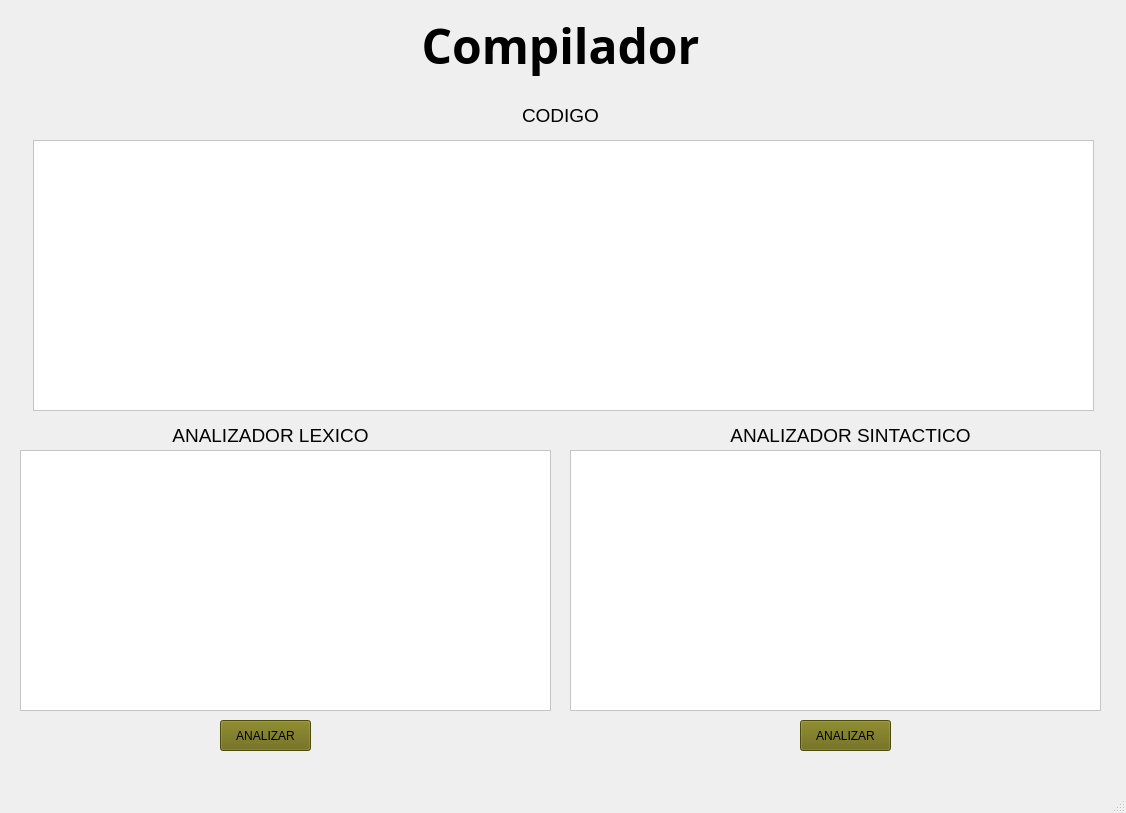
<?xml version="1.0" encoding="UTF-8"?>
<ui version="4.0">
 <class>MainWindow</class>
 <widget class="QMainWindow" name="MainWindow">
  <property name="geometry">
   <rect>
    <x>0</x>
    <y>0</y>
    <width>1126</width>
    <height>813</height>
   </rect>
  </property>
  <property name="font">
   <font>
    <pointsize>9</pointsize>
   </font>
  </property>
  <property name="windowTitle">
   <string>Compilador</string>
  </property>
  <property name="styleSheet">
   <string notr="true">background-color:qconicalgradient(cx:0.5, cy:0.5, angle:0, stop:0 rgba(35, 40, 3, 255), stop:0.16 rgba(136, 106, 22, 255), stop:0.225 rgba(166, 140, 41, 255), stop:0.285 rgba(204, 181, 74, 255), stop:0.345 rgba(235, 219, 102, 255), stop:0.415 rgba(245, 236, 112, 255), stop:0.52 rgba(209, 190, 76, 255), stop:0.57 rgba(187, 156, 51, 255), stop:0.635 rgba(168, 142, 42, 255), stop:0.695 rgba(202, 174, 68, 255), stop:0.75 rgba(218, 202, 86, 255), stop:0.815 rgba(208, 187, 73, 255), stop:0.88 rgba(187, 156, 51, 255), stop:0.935 rgba(137, 108, 26, 255), stop:1 rgba(35, 40, 3, 255))</string>
  </property>
  <widget class="QWidget" name="centralwidget">
   <widget class="QLabel" name="label">
    <property name="geometry">
     <rect>
      <x>0</x>
      <y>0</y>
      <width>1121</width>
      <height>91</height>
     </rect>
    </property>
    <property name="font">
     <font>
      <family>Rockwell</family>
      <pointsize>36</pointsize>
      <weight>75</weight>
      <bold>true</bold>
     </font>
    </property>
    <property name="cursor">
     <cursorShape>ArrowCursor</cursorShape>
    </property>
    <property name="styleSheet">
     <string notr="true">background-color:rgba(0,0,0,0)</string>
    </property>
    <property name="text">
     <string>Compilador</string>
    </property>
    <property name="textFormat">
     <enum>Qt::AutoText</enum>
    </property>
    <property name="alignment">
     <set>Qt::AlignCenter</set>
    </property>
    <property name="wordWrap">
     <bool>false</bool>
    </property>
    <property name="margin">
     <number>0</number>
    </property>
   </widget>
   <widget class="QTextEdit" name="text_codigo">
    <property name="geometry">
     <rect>
      <x>33</x>
      <y>140</y>
      <width>1061</width>
      <height>271</height>
     </rect>
    </property>
    <property name="styleSheet">
     <string notr="true">background-color:rgb(255, 255, 255)</string>
    </property>
    <property name="html">
     <string>&lt;!DOCTYPE HTML PUBLIC &quot;-//W3C//DTD HTML 4.0//EN&quot; &quot;http://www.w3.org/TR/REC-html40/strict.dtd&quot;&gt;
&lt;html&gt;&lt;head&gt;&lt;meta name=&quot;qrichtext&quot; content=&quot;1&quot; /&gt;&lt;style type=&quot;text/css&quot;&gt;
p, li { white-space: pre-wrap; }
&lt;/style&gt;&lt;/head&gt;&lt;body style=&quot; font-family:'MS Shell Dlg 2'; font-size:8.25pt; font-weight:400; font-style:normal;&quot;&gt;
&lt;p style=&quot;-qt-paragraph-type:empty; margin-top:0px; margin-bottom:0px; margin-left:0px; margin-right:0px; -qt-block-indent:0; text-indent:0px;&quot;&gt;&lt;br /&gt;&lt;/p&gt;&lt;/body&gt;&lt;/html&gt;</string>
    </property>
   </widget>
   <widget class="QLabel" name="label_2">
    <property name="geometry">
     <rect>
      <x>200</x>
      <y>100</y>
      <width>721</width>
      <height>31</height>
     </rect>
    </property>
    <property name="font">
     <font>
      <pointsize>14</pointsize>
     </font>
    </property>
    <property name="styleSheet">
     <string notr="true">background-color:rgba(0,0,0,0)</string>
    </property>
    <property name="text">
     <string>CODIGO</string>
    </property>
    <property name="alignment">
     <set>Qt::AlignCenter</set>
    </property>
   </widget>
   <widget class="QTextEdit" name="text_lexico">
    <property name="enabled">
     <bool>true</bool>
    </property>
    <property name="geometry">
     <rect>
      <x>20</x>
      <y>450</y>
      <width>531</width>
      <height>261</height>
     </rect>
    </property>
    <property name="styleSheet">
     <string notr="true">background-color:rgb(255, 255, 255)</string>
    </property>
    <property name="readOnly">
     <bool>true</bool>
    </property>
    <property name="html">
     <string>&lt;!DOCTYPE HTML PUBLIC &quot;-//W3C//DTD HTML 4.0//EN&quot; &quot;http://www.w3.org/TR/REC-html40/strict.dtd&quot;&gt;
&lt;html&gt;&lt;head&gt;&lt;meta name=&quot;qrichtext&quot; content=&quot;1&quot; /&gt;&lt;style type=&quot;text/css&quot;&gt;
p, li { white-space: pre-wrap; }
&lt;/style&gt;&lt;/head&gt;&lt;body style=&quot; font-family:'MS Shell Dlg 2'; font-size:8.25pt; font-weight:400; font-style:normal;&quot;&gt;
&lt;p style=&quot;-qt-paragraph-type:empty; margin-top:0px; margin-bottom:0px; margin-left:0px; margin-right:0px; -qt-block-indent:0; text-indent:0px;&quot;&gt;&lt;br /&gt;&lt;/p&gt;&lt;/body&gt;&lt;/html&gt;</string>
    </property>
   </widget>
   <widget class="QLabel" name="label_3">
    <property name="geometry">
     <rect>
      <x>110</x>
      <y>420</y>
      <width>321</width>
      <height>31</height>
     </rect>
    </property>
    <property name="font">
     <font>
      <pointsize>14</pointsize>
     </font>
    </property>
    <property name="styleSheet">
     <string notr="true">background-color:rgba(0,0,0,0)</string>
    </property>
    <property name="text">
     <string>ANALIZADOR LEXICO</string>
    </property>
    <property name="alignment">
     <set>Qt::AlignCenter</set>
    </property>
   </widget>
   <widget class="QLabel" name="label_4">
    <property name="geometry">
     <rect>
      <x>690</x>
      <y>420</y>
      <width>321</width>
      <height>31</height>
     </rect>
    </property>
    <property name="font">
     <font>
      <pointsize>14</pointsize>
     </font>
    </property>
    <property name="styleSheet">
     <string notr="true">background-color:rgba(0,0,0,0)</string>
    </property>
    <property name="text">
     <string>&lt;html&gt;&lt;head/&gt;&lt;body&gt;&lt;p&gt;ANALIZADOR SINTACTICO&lt;/p&gt;&lt;/body&gt;&lt;/html&gt;</string>
    </property>
    <property name="alignment">
     <set>Qt::AlignCenter</set>
    </property>
   </widget>
   <widget class="QPushButton" name="b_lexico">
    <property name="geometry">
     <rect>
      <x>220</x>
      <y>720</y>
      <width>91</width>
      <height>31</height>
     </rect>
    </property>
    <property name="font">
     <font>
      <pointsize>9</pointsize>
     </font>
    </property>
    <property name="cursor">
     <cursorShape>PointingHandCursor</cursorShape>
    </property>
    <property name="styleSheet">
     <string notr="true">background-color: rgb(106, 103, 14)</string>
    </property>
    <property name="text">
     <string>ANALIZAR</string>
    </property>
   </widget>
   <widget class="QPushButton" name="b_sintactico">
    <property name="geometry">
     <rect>
      <x>800</x>
      <y>720</y>
      <width>91</width>
      <height>31</height>
     </rect>
    </property>
    <property name="cursor">
     <cursorShape>PointingHandCursor</cursorShape>
    </property>
    <property name="styleSheet">
     <string notr="true">background-color: rgb(106, 103, 14)</string>
    </property>
    <property name="text">
     <string>ANALIZAR</string>
    </property>
   </widget>
   <widget class="QTextEdit" name="text_sintactico">
    <property name="enabled">
     <bool>true</bool>
    </property>
    <property name="geometry">
     <rect>
      <x>570</x>
      <y>450</y>
      <width>531</width>
      <height>261</height>
     </rect>
    </property>
    <property name="styleSheet">
     <string notr="true">background-color:rgb(255, 255, 255)</string>
    </property>
    <property name="readOnly">
     <bool>true</bool>
    </property>
    <property name="html">
     <string>&lt;!DOCTYPE HTML PUBLIC &quot;-//W3C//DTD HTML 4.0//EN&quot; &quot;http://www.w3.org/TR/REC-html40/strict.dtd&quot;&gt;
&lt;html&gt;&lt;head&gt;&lt;meta name=&quot;qrichtext&quot; content=&quot;1&quot; /&gt;&lt;style type=&quot;text/css&quot;&gt;
p, li { white-space: pre-wrap; }
&lt;/style&gt;&lt;/head&gt;&lt;body style=&quot; font-family:'MS Shell Dlg 2'; font-size:8.25pt; font-weight:400; font-style:normal;&quot;&gt;
&lt;p style=&quot;-qt-paragraph-type:empty; margin-top:0px; margin-bottom:0px; margin-left:0px; margin-right:0px; -qt-block-indent:0; text-indent:0px;&quot;&gt;&lt;br /&gt;&lt;/p&gt;&lt;/body&gt;&lt;/html&gt;</string>
    </property>
   </widget>
  </widget>
  <widget class="QMenuBar" name="menubar">
   <property name="geometry">
    <rect>
     <x>0</x>
     <y>0</y>
     <width>1126</width>
     <height>21</height>
    </rect>
   </property>
  </widget>
  <widget class="QStatusBar" name="statusbar"/>
 </widget>
 <resources/>
 <connections/>
</ui>
